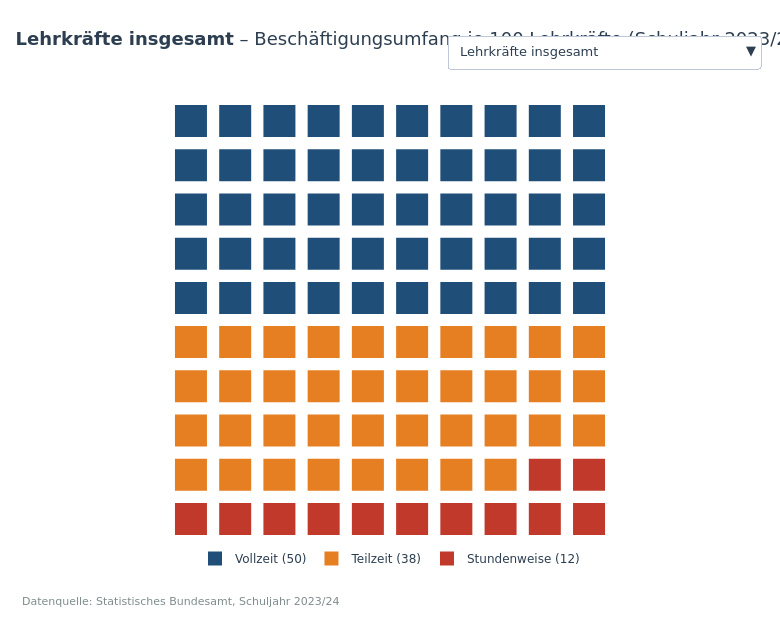

Notebook source saved alongside this figure:
### Markdown cell above
### 3.2 Relativierung – Beschäftigungsumfang der Lehrkräfte

Die offizielle SLR behandelt jede Lehrkraft als gleichwertige Einheit – unabhängig davon, ob sie Vollzeit, Teilzeit oder stundenweise unterrichtet. Tatsächlich arbeitet nur rund jede zweite Lehrkraft in Vollzeit. Damit überschätzt die rechnerische Kennzahl die real verfügbare Lehrkapazität spürbar.

Die folgende Waffle-Visualisierung zeigt, wie sich 100 Lehrkräfte einer Schulart auf die drei Beschäftigungsformen aufteilen. Jedes Quadrat steht für eine Lehrkraft. Über das Dropdown lässt sich die Schulart wechseln.

### Code cell
# Beschäftigungsumfang als Waffle-Chart (10 x 10 Quadrate = 100 Lehrkräfte).
#
# Datenbasis: Statistisches Bundesamt, Schuljahr 2023/24, Lehrkräfte nach
# Beschäftigungsumfang und Schulart. Pro Schulart werden die drei Kategorien
# auf 100 Quadrate gerundet; Rundungsdifferenzen landen in der dritten
# Kategorie ("Stundenweise"), damit die Summe exakt 100 ergibt.

besch = (pd.read_excel(F_BESCH, sheet_name="Daten",
                       usecols=[1, 2, 3, 4], skiprows=4)
           .rename(columns={"Unnamed: 1": "Schulart"})
           .dropna(subset=["Schulart"]))
besch["Schulart"] = besch["Schulart"].replace({"Gynmnasien": "Gymnasien"})

CATS_FULL = ["Vollzeitbeschäftigte", "Teilzeitbeschäftigte", "Stundenweise Beschäftigte"]
CATS = ["Vollzeit", "Teilzeit", "Stundenweise"]
COL_WAFFLE = {"Vollzeit":      COLOR["primary"],
              "Teilzeit":      COLOR["warning"],
              "Stundenweise":  COLOR["accent"]}
besch["Total"] = besch[CATS_FULL].sum(axis=1)


def waffle_counts(row):
    """Rundet die Anteile auf 100 Quadrate (Rest -> Stundenweise)."""
    vz  = round(row["Vollzeitbeschäftigte"]    / row["Total"] * 100)
    tz  = round(row["Teilzeitbeschäftigte"]    / row["Total"] * 100)
    std = 100 - vz - tz
    return vz, tz, std


def waffle_xy(vz, tz, std):
    """Erzeugt die x/y-Positionen der Quadrate – zeilenweise von oben nach unten."""
    sequence = ["Vollzeit"] * vz + ["Teilzeit"] * tz + ["Stundenweise"] * std
    xs = {c: [] for c in CATS}
    ys = {c: [] for c in CATS}
    for i, c in enumerate(sequence):
        xs[c].append(i % 10)
        ys[c].append(9 - i // 10)
    return xs, ys


# Initialdarstellung: alle Schularten zusammen
init_row = besch[besch["Schulart"] == "Lehrkräfte insgesamt"].iloc[0]
vz0, tz0, std0 = waffle_counts(init_row)
xs0, ys0 = waffle_xy(vz0, tz0, std0)
init_counts = {"Vollzeit": vz0, "Teilzeit": tz0, "Stundenweise": std0}

fig = go.Figure()
for cat in CATS:
    fig.add_trace(go.Scatter(
        x=xs0[cat], y=ys0[cat], mode="markers",
        name=f"{cat} ({init_counts[cat]})",
        marker=dict(size=34, color=COL_WAFFLE[cat], symbol="square",
                    line=dict(color="white", width=2)),
        hovertemplate=f"<b>{cat}</b><extra></extra>",
    ))

# Dropdown-Buttons: pro Schulart wird die Datenreihe neu gesetzt
buttons = []
for sa in besch["Schulart"]:
    r = besch[besch["Schulart"] == sa].iloc[0]
    vz, tz, std = waffle_counts(r)
    xs, ys = waffle_xy(vz, tz, std)
    buttons.append(dict(
        label=sa, method="update",
        args=[
            {"x":    [xs["Vollzeit"], xs["Teilzeit"], xs["Stundenweise"]],
             "y":    [ys["Vollzeit"], ys["Teilzeit"], ys["Stundenweise"]],
             "name": [f"Vollzeit ({vz})", f"Teilzeit ({tz})", f"Stundenweise ({std})"]},
            {"title.text":
                f"<b>{sa}</b> – Beschäftigungsumfang je 100 Lehrkräfte (Schuljahr 2023/24)"}
        ]))

fig.update_layout(
    title=dict(text="<b>Lehrkräfte insgesamt</b> – Beschäftigungsumfang je 100 Lehrkräfte (Schuljahr 2023/24)"),
    xaxis=dict(visible=False, range=[-0.7, 9.7]),
    yaxis=dict(visible=False, range=[-0.7, 9.7], scaleanchor="x"),
    height=620, width=780,
    legend=dict(orientation="h", yanchor="bottom", y=-0.05,
                xanchor="center", x=0.5, font=dict(size=12)),
    updatemenus=[dict(buttons=buttons, x=1.0, xanchor="right",
                      y=1.12, yanchor="top", direction="down", showactive=True)],
    margin=dict(l=20, r=20, t=90, b=70),
    annotations=[dict(text="Datenquelle: Statistisches Bundesamt, Schuljahr 2023/24",
                      x=0, y=-0.13, xref="paper", yref="paper",
                      showarrow=False, font=dict(size=11, color=COLOR["neutral"]),
                      xanchor="left")],
)
fig.show()

### Figure 1 — Plotly figure (JSON) as saved in the notebook; plotly's stock layout.template omitted (floating-point values rounded to 4 significant figures)
{"data": [{"hovertemplate": "<b>Vollzeit</b><extra></extra>", "marker": {"color": "#1f4e79", "line": {"color": "white", "width": 2}, "size": 34, "symbol": "square"}, "mode": "markers", "name": "Vollzeit (50)", "type": "scatter", "x": [0, 1, 2, 3, 4, 5, 6, 7, 8, 9, 0, 1, 2, 3, 4, 5, 6, 7, 8, 9, 0, 1, 2, 3, 4, 5, 6, 7, 8, 9, 0, 1, 2, 3, 4, 5, 6, 7, 8, 9, 0, 1, 2, 3, 4, 5, 6, 7, 8, 9], "y": [9, 9, 9, 9, 9, 9, 9, 9, 9, 9, 8, 8, 8, 8, 8, 8, 8, 8, 8, 8, 7, 7, 7, 7, 7, 7, 7, 7, 7, 7, 6, 6, 6, 6, 6, 6, 6, 6, 6, 6, 5, 5, 5, 5, 5, 5, 5, 5, 5, 5]}, {"hovertemplate": "<b>Teilzeit</b><extra></extra>", "marker": {"color": "#e67e22", "line": {"color": "white", "width": 2}, "size": 34, "symbol": "square"}, "mode": "markers", "name": "Teilzeit (38)", "type": "scatter", "x": [0, 1, 2, 3, 4, 5, 6, 7, 8, 9, 0, 1, 2, 3, 4, 5, 6, 7, 8, 9, 0, 1, 2, 3, 4, 5, 6, 7, 8, 9, 0, 1, 2, 3, 4, 5, 6, 7], "y": [4, 4, 4, 4, 4, 4, 4, 4, 4, 4, 3, 3, 3, 3, 3, 3, 3, 3, 3, 3, 2, 2, 2, 2, 2, 2, 2, 2, 2, 2, 1, 1, 1, 1, 1, 1, 1, 1]}, {"hovertemplate": "<b>Stundenweise</b><extra></extra>", "marker": {"color": "#c0392b", "line": {"color": "white", "width": 2}, "size": 34, "symbol": "square"}, "mode": "markers", "name": "Stundenweise (12)", "type": "scatter", "x": [8, 9, 0, 1, 2, 3, 4, 5, 6, 7, 8, 9], "y": [1, 1, 0, 0, 0, 0, 0, 0, 0, 0, 0, 0]}], "layout": {"annotations": [{"font": {"color": "#7f8c8d", "size": 11}, "showarrow": false, "text": "Datenquelle: Statistisches Bundesamt, Schuljahr 2023/24", "x": 0, "xanchor": "left", "xref": "paper", "y": -0.13, "yref": "paper"}], "height": 620, "legend": {"font": {"size": 12}, "orientation": "h", "x": 0.5, "xanchor": "center", "y": -0.05, "yanchor": "bottom"}, "margin": {"b": 70, "l": 20, "r": 20, "t": 90}, "title": {"text": "<b>Lehrkräfte insgesamt</b> – Beschäftigungsumfang je 100 Lehrkräfte (Schuljahr 2023/24)"}, "updatemenus": [{"buttons": [{"args": [{"name": ["Vollzeit (50)", "Teilzeit (38)", "Stundenweise (12)"], "x": [[0, 1, 2, 3, 4, 5, 6, 7, 8, 9, 0, 1, 2, 3, 4, 5, 6, 7, 8, 9, 0, 1, 2, 3, 4, 5, 6, 7, 8, 9, 0, 1, 2, 3, 4, 5, 6, 7, 8, 9, 0, 1, 2, 3, 4, 5, 6, 7, 8, 9], [0, 1, 2, 3, 4, 5, 6, 7, 8, 9, 0, 1, 2, 3, 4, 5, 6, 7, 8, 9, 0, 1, 2, 3, 4, 5, 6, 7, 8, 9, 0, 1, 2, 3, 4, 5, 6, 7], [8, 9, 0, 1, 2, 3, 4, 5, 6, 7, 8, 9]], "y": [[9, 9, 9, 9, 9, 9, 9, 9, 9, 9, 8, 8, 8, 8, 8, 8, 8, 8, 8, 8, 7, 7, 7, 7, 7, 7, 7, 7, 7, 7, 6, 6, 6, 6, 6, 6, 6, 6, 6, 6, 5, 5, 5, 5, 5, 5, 5, 5, 5, 5], [4, 4, 4, 4, 4, 4, 4, 4, 4, 4, 3, 3, 3, 3, 3, 3, 3, 3, 3, 3, 2, 2, 2, 2, 2, 2, 2, 2, 2, 2, 1, 1, 1, 1, 1, 1, 1, 1], [1, 1, 0, 0, 0, 0, 0, 0, 0, 0, 0, 0]]}, {"title.text": "<b>Lehrkräfte insgesamt</b> – Beschäftigungsumfang je 100 Lehrkräfte (Schuljahr 2023/24)"}], "label": "Lehrkräfte insgesamt", "method": "update"}, {"args": [{"name": ["Vollzeit (43)", "Teilzeit (43)", "Stundenweise (14)"], "x": [[0, 1, 2, 3, 4, 5, 6, 7, 8, 9, 0, 1, 2, 3, 4, 5, 6, 7, 8, 9, 0, 1, 2, 3, 4, 5, 6, 7, 8, 9, 0, 1, 2, 3, 4, 5, 6, 7, 8, 9, 0, 1, 2], [3, 4, 5, 6, 7, 8, 9, 0, 1, 2, 3, 4, 5, 6, 7, 8, 9, 0, 1, 2, 3, 4, 5, 6, 7, 8, 9, 0, 1, 2, 3, 4, 5, 6, 7, 8, 9, 0, 1, 2, 3, 4, 5], [6, 7, 8, 9, 0, 1, 2, 3, 4, 5, 6, 7, 8, 9]], "y": [[9, 9, 9, 9, 9, 9, 9, 9, 9, 9, 8, 8, 8, 8, 8, 8, 8, 8, 8, 8, 7, 7, 7, 7, 7, 7, 7, 7, 7, 7, 6, 6, 6, 6, 6, 6, 6, 6, 6, 6, 5, 5, 5], [5, 5, 5, 5, 5, 5, 5, 4, 4, 4, 4, 4, 4, 4, 4, 4, 4, 3, 3, 3, 3, 3, 3, 3, 3, 3, 3, 2, 2, 2, 2, 2, 2, 2, 2, 2, 2, 1, 1, 1, 1, 1, 1], [1, 1, 1, 1, 0, 0, 0, 0, 0, 0, 0, 0, 0, 0]]}, {"title.text": "<b>Grundschulen</b> – Beschäftigungsumfang je 100 Lehrkräfte (Schuljahr 2023/24)"}], "label": "Grundschulen", "method": "update"}, {"args": [{"name": ["Vollzeit (50)", "Teilzeit (39)", "Stundenweise (11)"], "x": [[0, 1, 2, 3, 4, 5, 6, 7, 8, 9, 0, 1, 2, 3, 4, 5, 6, 7, 8, 9, 0, 1, 2, 3, 4, 5, 6, 7, 8, 9, 0, 1, 2, 3, 4, 5, 6, 7, 8, 9, 0, 1, 2, 3, 4, 5, 6, 7, 8, 9], [0, 1, 2, 3, 4, 5, 6, 7, 8, 9, 0, 1, 2, 3, 4, 5, 6, 7, 8, 9, 0, 1, 2, 3, 4, 5, 6, 7, 8, 9, 0, 1, 2, 3, 4, 5, 6, 7, 8], [9, 0, 1, 2, 3, 4, 5, 6, 7, 8, 9]], "y": [[9, 9, 9, 9, 9, 9, 9, 9, 9, 9, 8, 8, 8, 8, 8, 8, 8, 8, 8, 8, 7, 7, 7, 7, 7, 7, 7, 7, 7, 7, 6, 6, 6, 6, 6, 6, 6, 6, 6, 6, 5, 5, 5, 5, 5, 5, 5, 5, 5, 5], [4, 4, 4, 4, 4, 4, 4, 4, 4, 4, 3, 3, 3, 3, 3, 3, 3, 3, 3, 3, 2, 2, 2, 2, 2, 2, 2, 2, 2, 2, 1, 1, 1, 1, 1, 1, 1, 1, 1], [1, 0, 0, 0, 0, 0, 0, 0, 0, 0, 0]]}, {"title.text": "<b>Gymnasien</b> – Beschäftigungsumfang je 100 Lehrkräfte (Schuljahr 2023/24)"}], "label": "Gymnasien", "method": "update"}, {"args": [{"name": ["Vollzeit (59)", "Teilzeit (33)", "Stundenweise (8)"], "x": [[0, 1, 2, 3, 4, 5, 6, 7, 8, 9, 0, 1, 2, 3, 4, 5, 6, 7, 8, 9, 0, 1, 2, 3, 4, 5, 6, 7, 8, 9, 0, 1, 2, 3, 4, 5, 6, 7, 8, 9, 0, 1, 2, 3, 4, 5, 6, 7, 8, 9, 0, 1, 2, 3, 4, 5, 6, 7, 8], [9, 0, 1, 2, 3, 4, 5, 6, 7, 8, 9, 0, 1, 2, 3, 4, 5, 6, 7, 8, 9, 0, 1, 2, 3, 4, 5, 6, 7, 8, 9, 0, 1], [2, 3, 4, 5, 6, 7, 8, 9]], "y": [[9, 9, 9, 9, 9, 9, 9, 9, 9, 9, 8, 8, 8, 8, 8, 8, 8, 8, 8, 8, 7, 7, 7, 7, 7, 7, 7, 7, 7, 7, 6, 6, 6, 6, 6, 6, 6, 6, 6, 6, 5, 5, 5, 5, 5, 5, 5, 5, 5, 5, 4, 4, 4, 4, 4, 4, 4, 4, 4], [4, 3, 3, 3, 3, 3, 3, 3, 3, 3, 3, 2, 2, 2, 2, 2, 2, 2, 2, 2, 2, 1, 1, 1, 1, 1, 1, 1, 1, 1, 1, 0, 0], [0, 0, 0, 0, 0, 0, 0, 0]]}, {"title.text": "<b>Integrierte Gesamtschulen</b> – Beschäftigungsumfang je 100 Lehrkräfte (Schuljahr 2023/24)"}], "label": "Integrierte Gesamtschulen", "method": "update"}, {"args": [{"name": ["Vollzeit (53)", "Teilzeit (36)", "Stundenweise (11)"], "x": [[0, 1, 2, 3, 4, 5, 6, 7, 8, 9, 0, 1, 2, 3, 4, 5, 6, 7, 8, 9, 0, 1, 2, 3, 4, 5, 6, 7, 8, 9, 0, 1, 2, 3, 4, 5, 6, 7, 8, 9, 0, 1, 2, 3, 4, 5, 6, 7, 8, 9, 0, 1, 2], [3, 4, 5, 6, 7, 8, 9, 0, 1, 2, 3, 4, 5, 6, 7, 8, 9, 0, 1, 2, 3, 4, 5, 6, 7, 8, 9, 0, 1, 2, 3, 4, 5, 6, 7, 8], [9, 0, 1, 2, 3, 4, 5, 6, 7, 8, 9]], "y": [[9, 9, 9, 9, 9, 9, 9, 9, 9, 9, 8, 8, 8, 8, 8, 8, 8, 8, 8, 8, 7, 7, 7, 7, 7, 7, 7, 7, 7, 7, 6, 6, 6, 6, 6, 6, 6, 6, 6, 6, 5, 5, 5, 5, 5, 5, 5, 5, 5, 5, 4, 4, 4], [4, 4, 4, 4, 4, 4, 4, 3, 3, 3, 3, 3, 3, 3, 3, 3, 3, 2, 2, 2, 2, 2, 2, 2, 2, 2, 2, 1, 1, 1, 1, 1, 1, 1, 1, 1], [1, 0, 0, 0, 0, 0, 0, 0, 0, 0, 0]]}, {"title.text": "<b>Förderschulen</b> – Beschäftigungsumfang je 100 Lehrkräfte (Schuljahr 2023/24)"}], "label": "Förderschulen", "method": "update"}, {"args": [{"name": ["Vollzeit (52)", "Teilzeit (35)", "Stundenweise (13)"], "x": [[0, 1, 2, 3, 4, 5, 6, 7, 8, 9, 0, 1, 2, 3, 4, 5, 6, 7, 8, 9, 0, 1, 2, 3, 4, 5, 6, 7, 8, 9, 0, 1, 2, 3, 4, 5, 6, 7, 8, 9, 0, 1, 2, 3, 4, 5, 6, 7, 8, 9, 0, 1], [2, 3, 4, 5, 6, 7, 8, 9, 0, 1, 2, 3, 4, 5, 6, 7, 8, 9, 0, 1, 2, 3, 4, 5, 6, 7, 8, 9, 0, 1, 2, 3, 4, 5, 6], [7, 8, 9, 0, 1, 2, 3, 4, 5, 6, 7, 8, 9]], "y": [[9, 9, 9, 9, 9, 9, 9, 9, 9, 9, 8, 8, 8, 8, 8, 8, 8, 8, 8, 8, 7, 7, 7, 7, 7, 7, 7, 7, 7, 7, 6, 6, 6, 6, 6, 6, 6, 6, 6, 6, 5, 5, 5, 5, 5, 5, 5, 5, 5, 5, 4, 4], [4, 4, 4, 4, 4, 4, 4, 4, 3, 3, 3, 3, 3, 3, 3, 3, 3, 3, 2, 2, 2, 2, 2, 2, 2, 2, 2, 2, 1, 1, 1, 1, 1, 1, 1], [1, 1, 1, 0, 0, 0, 0, 0, 0, 0, 0, 0, 0]]}, {"title.text": "<b>Realschulen</b> – Beschäftigungsumfang je 100 Lehrkräfte (Schuljahr 2023/24)"}], "label": "Realschulen", "method": "update"}, {"args": [{"name": ["Vollzeit (63)", "Teilzeit (30)", "Stundenweise (7)"], "x": [[0, 1, 2, 3, 4, 5, 6, 7, 8, 9, 0, 1, 2, 3, 4, 5, 6, 7, 8, 9, 0, 1, 2, 3, 4, 5, 6, 7, 8, 9, 0, 1, 2, 3, 4, 5, 6, 7, 8, 9, 0, 1, 2, 3, 4, 5, 6, 7, 8, 9, 0, 1, 2, 3, 4, 5, 6, 7, 8, 9, 0, 1, 2], [3, 4, 5, 6, 7, 8, 9, 0, 1, 2, 3, 4, 5, 6, 7, 8, 9, 0, 1, 2, 3, 4, 5, 6, 7, 8, 9, 0, 1, 2], [3, 4, 5, 6, 7, 8, 9]], "y": [[9, 9, 9, 9, 9, 9, 9, 9, 9, 9, 8, 8, 8, 8, 8, 8, 8, 8, 8, 8, 7, 7, 7, 7, 7, 7, 7, 7, 7, 7, 6, 6, 6, 6, 6, 6, 6, 6, 6, 6, 5, 5, 5, 5, 5, 5, 5, 5, 5, 5, 4, 4, 4, 4, 4, 4, 4, 4, 4, 4, 3, 3, 3], [3, 3, 3, 3, 3, 3, 3, 2, 2, 2, 2, 2, 2, 2, 2, 2, 2, 1, 1, 1, 1, 1, 1, 1, 1, 1, 1, 0, 0, 0], [0, 0, 0, 0, 0, 0, 0]]}, {"title.text": "<b>Schularten mit mehreren Bildungsgängen</b> – Beschäftigungsumfang je 100 Lehrkräfte (Schuljahr 2023/24)"}], "label": "Schularten mit mehreren Bildungsgängen", "method": "update"}, {"args": [{"name": ["Vollzeit (56)", "Teilzeit (28)", "Stundenweise (16)"], "x": [[0, 1, 2, 3, 4, 5, 6, 7, 8, 9, 0, 1, 2, 3, 4, 5, 6, 7, 8, 9, 0, 1, 2, 3, 4, 5, 6, 7, 8, 9, 0, 1, 2, 3, 4, 5, 6, 7, 8, 9, 0, 1, 2, 3, 4, 5, 6, 7, 8, 9, 0, 1, 2, 3, 4, 5], [6, 7, 8, 9, 0, 1, 2, 3, 4, 5, 6, 7, 8, 9, 0, 1, 2, 3, 4, 5, 6, 7, 8, 9, 0, 1, 2, 3], [4, 5, 6, 7, 8, 9, 0, 1, 2, 3, 4, 5, 6, 7, 8, 9]], "y": [[9, 9, 9, 9, 9, 9, 9, 9, 9, 9, 8, 8, 8, 8, 8, 8, 8, 8, 8, 8, 7, 7, 7, 7, 7, 7, 7, 7, 7, 7, 6, 6, 6, 6, 6, 6, 6, 6, 6, 6, 5, 5, 5, 5, 5, 5, 5, 5, 5, 5, 4, 4, 4, 4, 4, 4], [4, 4, 4, 4, 3, 3, 3, 3, 3, 3, 3, 3, 3, 3, 2, 2, 2, 2, 2, 2, 2, 2, 2, 2, 1, 1, 1, 1], [1, 1, 1, 1, 1, 1, 0, 0, 0, 0, 0, 0, 0, 0, 0, 0]]}, {"title.text": "<b>Hauptschulen</b> – Beschäftigungsumfang je 100 Lehrkräfte (Schuljahr 2023/24)"}], "label": "Hauptschulen", "method": "update"}], "direction": "down", "showactive": true, "x": 1, "xanchor": "right", "y": 1.12, "yanchor": "top"}], "width": 780, "xaxis": {"range": [-0.7, 9.7], "visible": false}, "yaxis": {"range": [-0.7, 9.7], "scaleanchor": "x", "visible": false}}}
